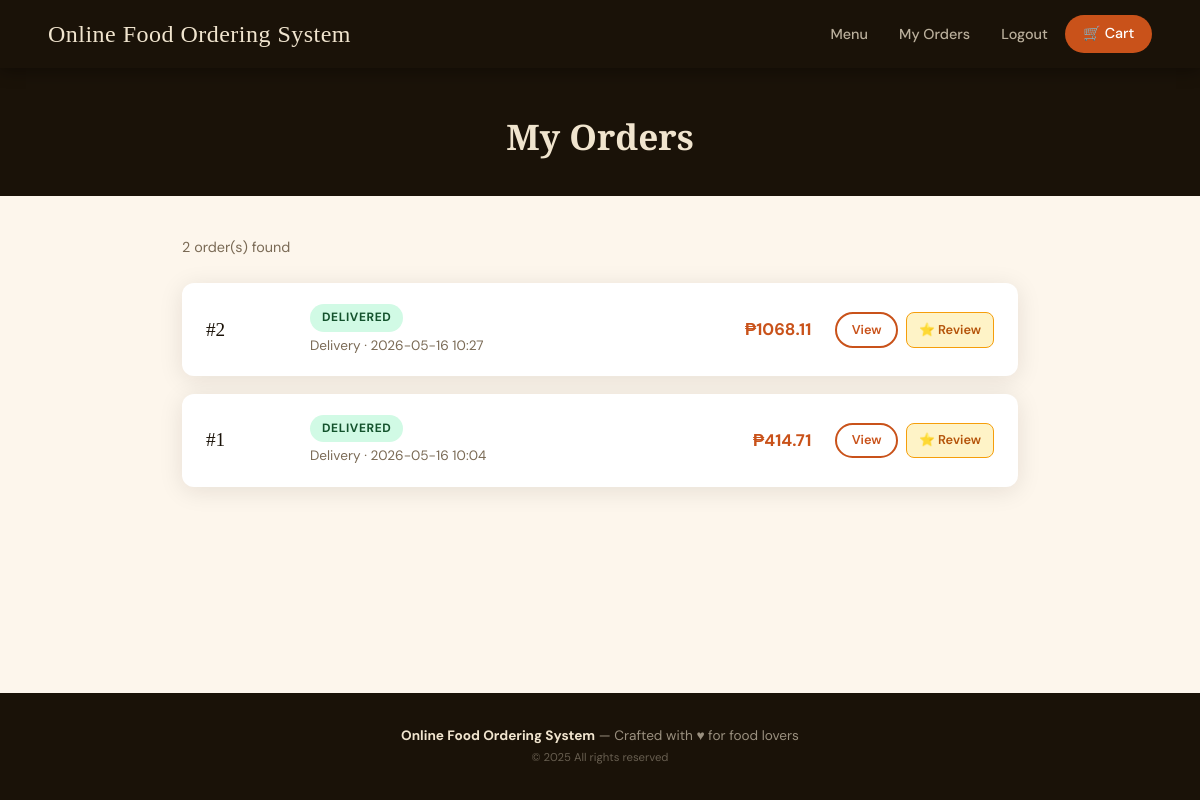
Page /my-orders (signed in) on the committed database.
### tables this page shows
CREATE TABLE orders (
    id                  INTEGER PRIMARY KEY AUTOINCREMENT,
    customer_id         INTEGER NOT NULL REFERENCES users(id),
    status_id           INTEGER NOT NULL REFERENCES order_statuses(id) DEFAULT 1,
    fulfillment_type_id INTEGER NOT NULL REFERENCES fulfillment_types(id),
    -- delivery address (NULL for pickup)
    delivery_address    TEXT,
    delivery_city       TEXT,
    delivery_zip        TEXT,
    -- financials
    subtotal            REAL    NOT NULL DEFAULT 0,
    delivery_fee        REAL    NOT NULL DEFAULT 0,
    tax                 REAL    NOT NULL DEFAULT 0,
    total               REAL    NOT NULL DEFAULT 0,
    -- meta
    special_instructions TEXT,
    created_at          DATETIME DEFAULT CURRENT_TIMESTAMP,
    updated_at          DATETIME DEFAULT CURRENT_TIMESTAMP
);

CREATE TABLE order_statuses (
    id    INTEGER PRIMARY KEY AUTOINCREMENT,
    name  TEXT    NOT NULL UNIQUE   -- pending | confirmed | preparing | ready | out_for_delivery | delivered | cancelled
);

CREATE TABLE fulfillment_types (
    id    INTEGER PRIMARY KEY AUTOINCREMENT,
    name  TEXT    NOT NULL UNIQUE   -- 'pickup' | 'delivery'
);

### app.py (the view)
@app.route("/my-orders")
@login_required
def my_orders():
    orders = query(
        """SELECT o.*, os.name AS status_name, ft.name AS fulfillment_name,
                  pm.name AS payment_method, ps.name AS payment_status
           FROM orders o
           JOIN order_statuses os    ON os.id = o.status_id
           JOIN fulfillment_types ft ON ft.id = o.fulfillment_type_id
           LEFT JOIN payments p      ON p.order_id = o.id
           LEFT JOIN payment_methods pm ON pm.id = p.payment_method_id
           LEFT JOIN payment_statuses ps ON ps.id = p.payment_status_id
           WHERE o.customer_id = ?
           ORDER BY o.created_at DESC""",
        (session["user_id"],)
    )
    return render_template("my_orders.html", orders=orders)

### app.py (called while the page is built)
def get_db():
    if "db" not in g:
        g.db = sqlite3.connect(DATABASE, detect_types=sqlite3.PARSE_DECLTYPES)
        g.db.row_factory = sqlite3.Row
        g.db.execute("PRAGMA foreign_keys = ON")
    return g.db

def query(sql, params=(), one=False):
    cur = get_db().execute(sql, params)
    rv  = cur.fetchall()
    return (rv[0] if rv else None) if one else rv

def login_required(view):
    @functools.wraps(view)
    def wrapped(**kwargs):
        if "user_id" not in session:
            flash("Please log in to continue.", "warning")
            return redirect(url_for("login"))
        return view(**kwargs)
    return wrapped

@app.context_processor
def inject_globals():
    cart      = session.get("cart", {})
    cart_count = sum(v["qty"] for v in cart.values())
    return dict(
        cart_count=cart_count,
        current_user_name=session.get("user_name"),
        current_role=session.get("role"),
        logged_in="user_id" in session,
    )

### templates/my_orders.html (shortened to what this page needs)
{% extends "base.html" %}
{% block content %}
<div class="page-header">
  <h1>My Orders</h1>
</div>
<div class="orders-wrap">
  {% if orders %}
    <p style="color:var(--muted);margin-bottom:1.5rem;font-size:.9rem">{{ orders|length }} order(s) found</p>
    {% for order in orders %}
    <div class="order-card">
      <div class="order-id">#{{ order.id }}</div>
      <div class="order-meta">
        <span class="status-badge status-{{ order.status_name }}">
          {{ order.status_name|replace('_',' ')|title }}
        </span>
        <p>{{ order.fulfillment_name|title }} · {{ order.created_at[:16] }}</p>
      </div>
      <div class="order-total">₱{{ "%.2f"|format(order.total) }}</div>
      <div class="order-actions">
        <a href="{{ url_for('order_confirmation', order_id=order.id) }}" class="btn btn-outline btn-sm">View</a>
        {% if order.status_name in ['delivered','ready', 'picked_up'] %}
        <a href="{{ url_for('leave_review', order_id=order.id) }}" class="btn btn-sm" style="background:#fef3c7;color:#b45309;border:1.5px solid #f59e0b;padding:.35rem .75rem;border-radius:8px;text-decoration:none;font-size:.8rem;font-weight:600">⭐ Review</a>
        {% endif %}
      </div>
    </div>
    {% endfor %}
  {% endif %}
</div>
{% endblock %}

### templates/base.html (style rules this page uses)
*, *::before, *::after { box-sizing: border-box; margin: 0; padding: 0; }
:root { --cream: #fdf6ec; --sand: #f0e4ce; --spice: #c9521a; --spice-dk: #a03e10; --ink: #1a1208; --muted: #7a6a55; --success: #2e7d32; --warning: #b45309; --danger: #b91c1c; --info: #1e5799; --radius: 12px; --shadow: 0 4px 24px rgba(26,18,8,.10); --nav-h: 68px; }
html { scroll-behavior: smooth; }
body { font-family: 'DM Sans', sans-serif; background: var(--cream); color: var(--ink); min-height: 100vh; display: flex; flex-direction: column; line-height: 1.6; }
.btn { display: inline-flex; align-items: center; gap: .4rem; padding: .6rem 1.4rem; border: none; border-radius: 100px; font-family: inherit; font-size: .9rem; font-weight: 600; cursor: pointer; text-decoration: none; transition: transform .15s, box-shadow .15s, background .2s; }
.btn-outline { background: transparent; border: 2px solid var(--spice); color: var(--spice); }
.btn-sm { padding: .35rem .9rem; font-size: .8rem; }
.status-badge { display: inline-block; padding: .25rem .75rem; border-radius: 100px; font-size: .75rem; font-weight: 700; text-transform: uppercase; letter-spacing: .05em; }
.status-delivered { background:#d1fae5; color:#14532d; }

### templates/my_orders.html (style rules this page uses)
.page-header { background:var(--ink); padding:2.5rem 0 2rem; text-align:center; }
.page-header h1 { font-family:'Playfair Display',serif; color:var(--sand); font-size:2.2rem; }
.orders-wrap { max-width:900px; margin:2.5rem auto; padding:0 clamp(1rem,4vw,2rem); }
.order-card { background:#fff; border-radius:var(--radius); box-shadow:var(--shadow); padding:1.25rem 1.5rem; margin-bottom:1.1rem; display:flex; align-items:center; gap:1.5rem; flex-wrap:wrap; }
.order-id { font-family:'Playfair Display',serif; font-size:1.2rem; min-width:80px; }
.order-meta { flex:1; }
.order-meta p { font-size:.85rem; color:var(--muted); margin-top:.2rem; }
.order-total { font-weight:700; color:var(--spice); font-size:1.05rem; min-width:80px; text-align:right; }
.order-actions { display:flex; gap:.5rem; }

### rows in the picture
orders: id "2", status_name "DELIVERED", fulfillment_name "Delivery", created_at "2026-05-16 10:27", total "1068.11"
orders: id "1", status_name "DELIVERED", fulfillment_name "Delivery", created_at "2026-05-16 10:04", total "414.71"

### other values in the picture
{{ orders|length }} "2"
